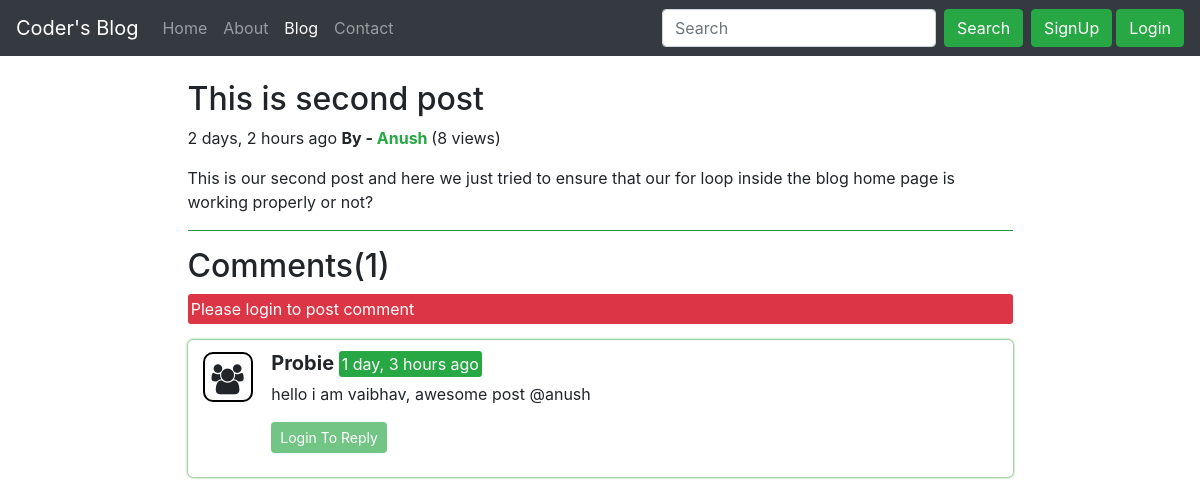
/blog/second-post/, run on the app's committed database.
### blog/models.py (models this page shows, shortened)
class Post(models.Model):
    sno = models.AutoField(primary_key=True)
    title = models.CharField(max_length=255)
    content = models.TextField()
    author = models.CharField(max_length=50)
    slug = models.CharField(max_length=50)
    views = models.IntegerField(default=0)
    timeStamp = models.DateTimeField(blank=True)

class BlogComment(models.Model):
    sno = models.AutoField(primary_key=True)
    comment = models.TextField()
    user = models.ForeignKey(User, on_delete=models.CASCADE)
    post = models.ForeignKey(Post, on_delete=models.CASCADE)
    parent = models.ForeignKey('self', on_delete=models.CASCADE, null=True)
    timeStamp = models.DateTimeField(default=now)

### blog/views.py (the view)
# urls.py: path('<str:slug>/', views.blogPost, name='blogPost'),
def blogPost(request, slug):
    post = Post.objects.filter(slug=slug).first()
    post.views = post.views + 1
    post.save()
    comments = BlogComment.objects.filter(post=post, parent=None)
    replies = BlogComment.objects.filter(post=post).exclude(parent=None)
    repDict = {}
    for reply in replies:
        if reply.parent.sno not in repDict.keys():
            repDict[reply.parent.sno] = [reply]
        else:
            repDict[reply.parent.sno].append(reply)
    return render(request, 'blog/blogPost.html', {'post': post, 'comments': comments, 'user': request.user, 'repDict': repDict})

### blog/templatetags/extras.py (called while the page is built)
@register.filter(name='get_val')
def get_val(dict, key):
    return dict.get(key)

### templates/blog/blogPost.html (shortened to what this page needs)
{% extends 'base.html' %}
{% block blogactive %} active {% endblock blogactive %}
{% load humanize %}
{% load extras %}
{% block body %}
<section class="pb-4 pt-4">
    <div class="container">
        <div class="row">
            <div class="col-md-9 m-auto">
                <div class="blog-post">
                    <h2 class="blog-post-title">{{post.title}}</h2>
                    <p class="blog-post-meta">
                        {{post.timeStamp | naturaltime}}
                        <b>By -
                            <a href="/about" class="text-success">
                                {{post.author}}
                            </a>
                        </b>
                        <span>({{post.views}} views)</span>
                    </p>
                    <p>{{post.content|safe}}</p>
                    <hr class="bg-success">
                </div>
            </div>
        </div>
        <div class="row">
            <div class="col-md-9 m-auto">
                <h2>Comments({{comments.count}})</h2>
                {% if user.is_authenticated %}
                    <form action="/blog/postComment" method='POST'>{% csrf_token %}
                        <div class="form-group">
                            <label for="comment">Post comment</label>
                            <input type="text" class="form-control" id="comment" name="comment" placeholder="Enter Your Comment" autocomplete="off">
                        </div>
                        <input type="hidden" name="postSno" value="{{post.sno}}">
                        <input type="hidden" name="parentSno" value="">
                        <button type="submit" class="btn btn-success">Submit</button>
                    </form>
                {% else %}
                    <mark class="mark bg-danger d-block">Please login to post comment</mark>
                {% endif %}
                {% for comment in comments %}
                    <div class="row mb-3 mt-3 mx-auto comment_section">
                        <div class="col-md-1">
                            <i class="fa fa-users user_icon"></i>
                        </div>
                        <div class="col-md-11 py-2">
                            <b class="username">{{comment.user.username}}</b> <mark class="mark bg-success">{{comment.timeStamp | naturaltime}}</mark>
                            <div class="mb-3 mt-1">
                                {{ comment.comment }}
                            </div>
                            <div class="reply">
                                {% if user.is_authenticated %}
                                <button class="btn btn-sm btn-success" type="button" data-toggle="collapse" data-target="#reply{{comment.sno}}" aria-expanded="false" aria-controls="reply{{comment.sno}}">Reply</button>
                                <div class="collapse" id="reply{{comment.sno}}">
                                    <div class="card card-body mt-2">
                                       <form action="/blog/postComment" method='POST'>{% csrf_token %}
                                            <div class="form-group">
                                                <label for="comment">Post a Reply</label>
                                                <input type="text" class="form-control" id="comment" name="comment" placeholder="Enter Your Reply" autocomplete="off">
                                                <input type="hidden" name="parentSno" value="{{comment.sno}}">
                                            </div>
                                            <input type="hidden" name="postSno" value="{{post.sno}}">
                                            <button type="submit" class="btn btn-sm btn-success">Submit</button>
                                        </form>
                                    </div>
                                </div>
                                {% else %}
                                <button class="btn btn-sm btn-success" type="button" data-toggle="collapse" data-target="#reply{{comment.sno}}" aria-expanded="false" aria-controls="reply{{comment.sno}}" disabled>Login To Reply</button>
                                {% endif %}
                            </div>
                        </div>
                    </div>
                {% endfor %}
            </div>
        </div>
    </div>
</section>
{% endblock body %}

### templates/blog/blogPost.html (style rules this page uses)
.comment_section { border-radius: 5px; box-shadow: 0 0 3px green; }
.user_icon { border-radius: 10px; font-size: 30px; height: 50px; line-height: 50px; text-align: center; width: 50px; border: 2px solid #000; margin-top: 12px; }
.username { font-size:20px; text-transform: capitalize; }
mark.mark { border-radius:3px; color:#fff; }

### data on the page
Post: title "This is second post", timeStamp "2 days, 2 hours ago", author "Anush", views "8", content "This is our second post and here we just tried to ensure that our for loop inside the blog home page is working properly or not?"
BlogComment: user.username "Probie", timeStamp "1 day, 3 hours ago", comment "hello i am vaibhav, awesome post @anush"

### other printed values
{{ comments.count }} "1"
